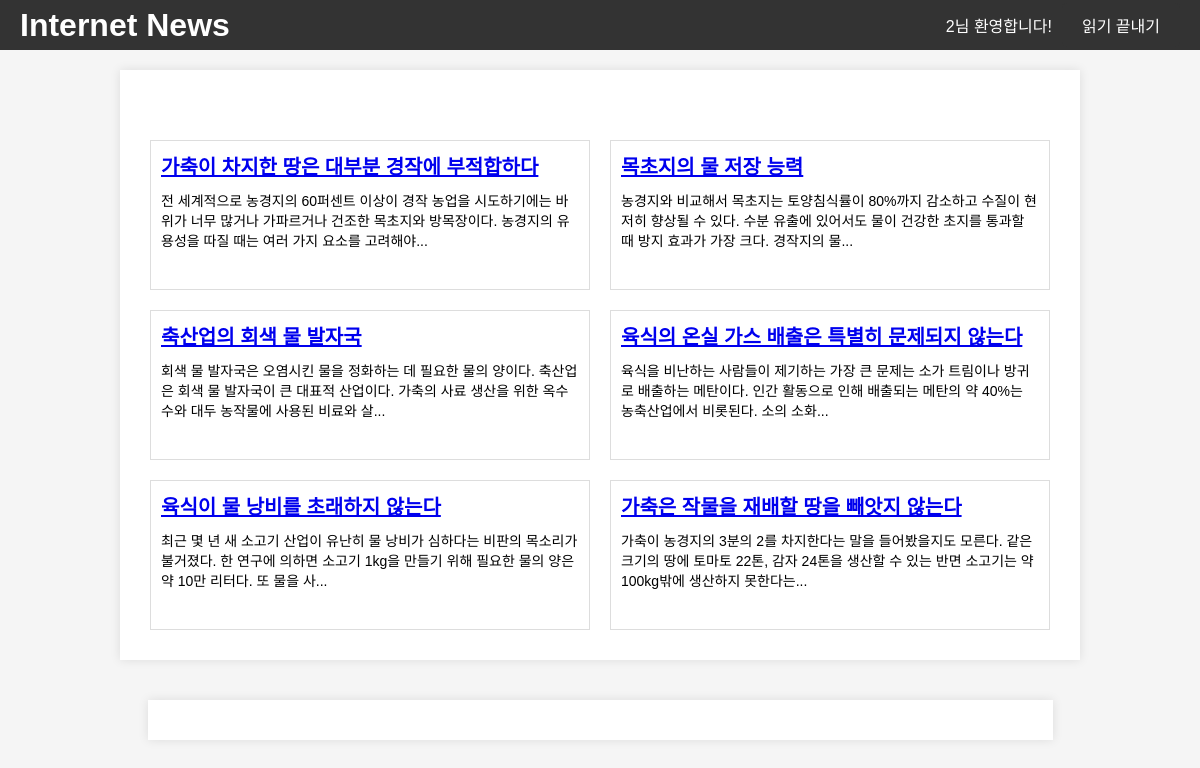
The page /index (signed in) on the database its author committed.
### app.py (models this page shows)
class Article(db.Model):
    id = db.Column(db.Integer, primary_key=True)
    title = db.Column(db.String(100), nullable=False)
    content = db.Column(db.Text, nullable=False)
    author_name = db.Column(db.String(100))  # 저자 이름
    author_occupation = db.Column(db.String(100))  # 저자 직업
    author_email = db.Column(db.String(100))  # 저자 이메일
    author_description = db.Column(db.Text)  # 저자 설명
    display_on_index = db.Column(db.Boolean, default=False)
    ratings = db.relationship('Rating', backref='article', lazy=True)

### app.py (the view, shortened to what this page needs)
@app.route('/index')
def index():
    user = User.query.get(session['user_id'])
    article_displays = ArticleDisplay.query.filter_by(user_id=user.id).order_by(ArticleDisplay.position).all()
    articles = [display.article for display in article_displays]
    return render_template('index.html', articles=articles)

### templates/index.html (shortened to what this page needs)
<!DOCTYPE html>
<html lang="en">
<head>
    <link rel="stylesheet" type="text/css" href="/static/styles.css">
</head>
<body>
    <header>
        <h1>Internet News</h1>
        <div>
            {% if session['user_name'] %}
            <p>{{ session['user_name'] }}님 환영합니다!</p>
            <a href="{{ url_for('end_page') }}">읽기 끝내기</a>
        {% else %}
            <a href="{{ url_for('login') }}">로그인</a>
        {% endif %}
        </div>
    </header>
    <div class="container">
        {% for article in articles %}
            {% if article is not none %}
                <div class="article">
                    <a href="{{ url_for('article', article_id=article.id) }}">
                        <h2>{{ article.title }}</h2>
                    </a>
                    <p>{{ article.content[:100] }}...</p>
                </div>
            {% endif %}
        {% endfor %}
    </div>
    <div class="memo-container" id="memoContainer" style="width: 1000px;"></div>
</body>
</html>

### static/styles.css (style rules this page uses)
body, h1, h2, p { margin: 0; padding: 0; }
body { font-family: Arial, sans-serif; background-color: #f5f5f5; }
header { background-color: #333; color: #fff; padding: 10px; text-align: center; display: flex; justify-content: space-between; align-items: center; }
.container { max-width: 80%; margin: 20px auto; padding: 20px; background-color: #fff; box-shadow: 0 0 10px rgba(0, 0, 0, 0.1); margin-top: 70px; }
.article { width: 100%; border: 1px solid #ddd; padding: 10px; margin: 10px 0; cursor: pointer; box-sizing: border-box; background-color: #fff; }
.article h2 { font-size: 24px; margin: 0; }
.article p { font-size: 16px; margin: 0; text-overflow: ellipsis; white-space: nowrap; overflow: hidden; }
.memo-container { max-width: 865px; margin: 20px auto; padding: 20px; background-color: #fff; box-shadow: 0 0 10px rgba(0, 0, 0, 0.1); }

### templates/index.html (style rules this page uses)
body { display: flex; flex-direction: column; align-items: center; }
header { width: 100%; position: fixed; top: 0; z-index: 100; display: flex; justify-content: space-between; align-items: center; height: 50px; padding: 0 20px; box-sizing: border-box; }
header a { display: inline-block; padding: 10px 20px; background-color: #333; color: #fff; text-decoration: none; border-radius: 5px; transition: background-color 0.3s; }
header div { display: flex; align-items: center; gap: 10px; }
.container { display: flex; flex-wrap: wrap; justify-content: space-between; width: 100%; padding: 60px 20px 20px; box-sizing: border-box; }
.article { box-sizing: border-box; flex: 0 0 calc(50% - 20px); border: 1px solid #ddd; padding: 10px; margin: 10px; cursor: pointer; height: 150px; overflow: hidden; }
.article h2 { font-size: 20px; margin: 0 0 10px 0; }
.article p { font-size: 14px; margin: 0; text-overflow: ellipsis; white-space: normal; overflow: hidden; display: -webkit-box; -webkit-line-clamp: 3; -webkit-box-orient: vertical; }

### rows shown on the page
Article: title "가축이 차지한 땅은 대부분 경작에 부적합하다", content "전 세계적으로 농경지의 60퍼센트 이상이 경작 농업을 시도하기에는 바위가 너무 많거나 가파르거나 건조한 목초지와 방목장이다. 농경지의 유용성을 따질 때는 여러 가지 요소를 고려해야"
Article: title "목초지의 물 저장 능력", content "농경지와 비교해서 목초지는 토양침식률이 80%까지 감소하고 수질이 현저히 향상될 수 있다. 수분 유출에 있어서도 물이 건강한 초지를 통과할 때 방지 효과가 가장 크다. 경작지의 물"
Article: title "축산업의 회색 물 발자국", content "회색 물 발자국은 오염시킨 물을 정화하는 데 필요한 물의 양이다. 축산업은 회색 물 발자국이 큰 대표적 산업이다. 가축의 사료 생산을 위한 옥수수와 대두 농작물에 사용된 비료와 살"
Article: title "육식의 온실 가스 배출은 특별히 문제되지 않는다", content "육식을 비난하는 사람들이 제기하는 가장 큰 문제는 소가 트림이나 방귀로 배출하는 메탄이다. 인간 활동으로 인해 배출되는 메탄의 약 40%는 농축산업에서 비롯된다. 소의 소화"
Article: title "육식이 물 낭비를 초래하지 않는다", content "최근 몇 년 새 소고기 산업이 유난히 물 낭비가 심하다는 비판의 목소리가 불거졌다. 한 연구에 의하면 소고기 1kg을 만들기 위해 필요한 물의 양은 약 10만 리터다. 또 물을 사"
Article: title "가축은 작물을 재배할 땅을 빼앗지 않는다", content "가축이 농경지의 3분의 2를 차지한다는 말을 들어봤을지도 모른다. 같은 크기의 땅에 토마토 22톤, 감자 24톤을 생산할 수 있는 반면 소고기는 약 100kg밖에 생산하지 못한다는"

### other values the page prints
{{ session['user_name'] }} "2"
